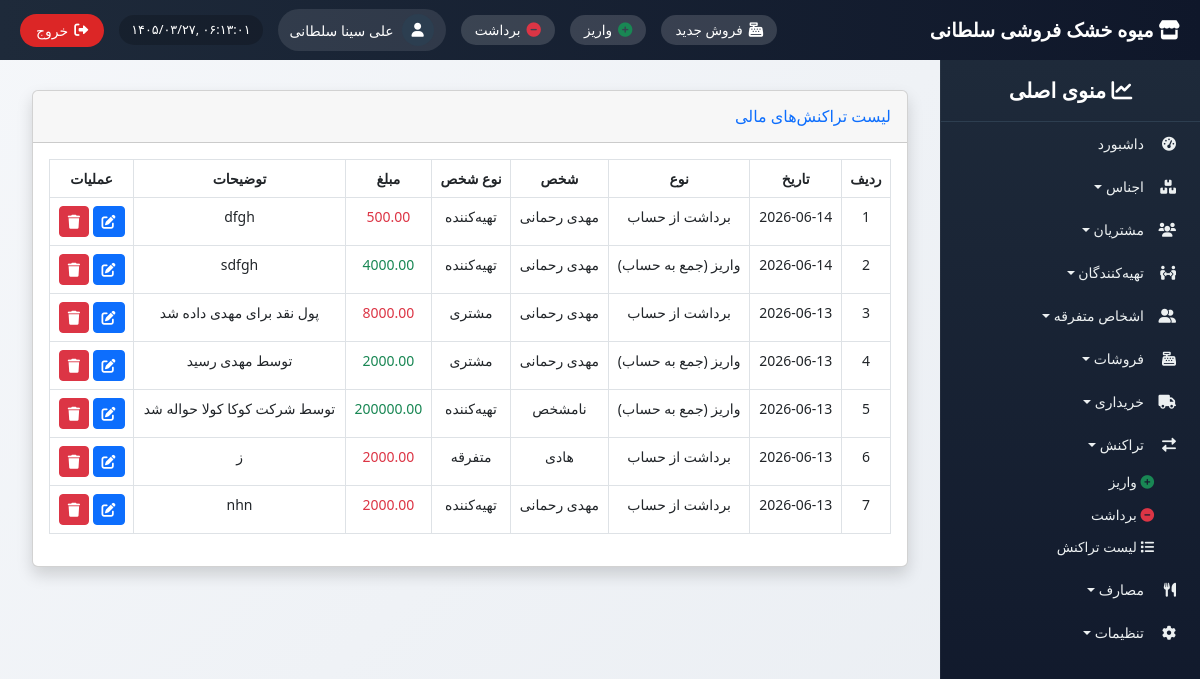
Page /transactions/ (signed in) on the committed database.
### transactions/models.py (models this page shows, shortened)
class FinancialTransaction(models.Model):
    TRANSACTION_TYPES = [
        ('IN', 'واریز (جمع به حساب)'),
        ('OUT', 'برداشت از حساب'),
    ]
    PERSON_TYPES = [
        ('CUSTOMER', 'مشتری'),
        ('SUPPLIER', 'تهیه‌کننده'),
        ('MISC', 'متفرقه'),
    ]
    transaction_date = models.DateField(verbose_name="تاریخ تراکنش")
    amount = models.DecimalField(max_digits=12, decimal_places=2, verbose_name="مبلغ")
    transaction_type = models.CharField(max_length=3, choices=TRANSACTION_TYPES, verbose_name="نوع تراکنش")
    person_type = models.CharField(max_length=10, choices=PERSON_TYPES, verbose_name="نوع شخص")
    customer = models.ForeignKey(Customer, on_delete=models.SET_NULL, null=True, blank=True, verbose_name="مشتری")
    supplier = models.ForeignKey(Supplier, on_delete=models.SET_NULL, null=True, blank=True, verbose_name="تهیه‌کننده")
    misc_person = models.ForeignKey(MiscPerson, on_delete=models.SET_NULL, null=True, blank=True, verbose_name="شخص متفرقه")
    description = models.CharField(max_length=255, blank=True, verbose_name="توضیحات")
    date_created = models.DateTimeField(auto_now_add=True, verbose_name="تاریخ ثبت در سیستم")
    created_by = models.ForeignKey(User, on_delete=models.SET_NULL, null=True, verbose_name="ثبت کننده")
    def get_person_name(self):
        if self.person_type == 'CUSTOMER' and self.customer:
            return self.customer.name
        elif self.person_type == 'SUPPLIER' and self.supplier:
            return self.supplier.name
        elif self.person_type == 'MISC' and self.misc_person:
            return self.misc_person.name
        return "نامشخص"
    class Meta:
        verbose_name = "تراکنش مالی"
        verbose_name_plural = "تراکنش‌های مالی"
        ordering = ['-transaction_date']

### suppliers/models.py (models this page shows, shortened)
class Supplier(models.Model):
    name = models.CharField(max_length=200, verbose_name="نام تهیه‌کننده")
    phone = models.CharField(max_length=20, blank=True, verbose_name="شماره تماس")
    currency = models.ForeignKey(Currency, on_delete=models.PROTECT, verbose_name="واحد پول")
    address = models.TextField(blank=True, verbose_name="آدرس")
    created_at = models.DateTimeField(auto_now_add=True, verbose_name="تاریخ ثبت")
    class Meta:
        verbose_name = "تهیه‌کننده"
        verbose_name_plural = "تهیه‌کنندگان"

### customers/models.py (models this page shows, shortened)
class Customer(models.Model):
    name = models.CharField(max_length=200, verbose_name="نام مشتری")
    phone = models.CharField(max_length=20, blank=True, verbose_name="شماره تماس")
    currency = models.ForeignKey(Currency, on_delete=models.PROTECT, verbose_name="واحد پول")
    address = models.TextField(blank=True, verbose_name="آدرس")
    created_at = models.DateTimeField(auto_now_add=True, verbose_name="تاریخ ثبت")
    class Meta:
        verbose_name = "مشتری"
        verbose_name_plural = "مشتریان"

### misc_persons/models.py (models this page shows, shortened)
class MiscPerson(models.Model):
    name = models.CharField(max_length=200, verbose_name="نام شخص")
    phone = models.CharField(max_length=20, blank=True, verbose_name="شماره تماس")
    currency = models.ForeignKey(Currency, on_delete=models.PROTECT, verbose_name="واحد پول")
    address = models.TextField(blank=True, verbose_name="آدرس")
    created_at = models.DateTimeField(auto_now_add=True, verbose_name="تاریخ ثبت")
    class Meta:
        verbose_name = "شخص متفرقه"
        verbose_name_plural = "اشخاص متفرقه"

### transactions/views.py (the view)
# urls.py: path('', views.transaction_list, name='transaction_list'),
@login_required
def transaction_list(request):
    transactions = FinancialTransaction.objects.all().order_by('-transaction_date')
    return render(request, 'transactions/transaction_list.html', {'transactions': transactions})

### common/templatetags/jcal.py (called while the page is built)
@register.filter
def to_jalali(date):
    if not date:
        return ""
    try:
        jalali_date = jdatetime.date.fromgregorian(date=date)
        month_names = ['حمل', 'ثور', 'جوزا', 'سرطان', 'اسد', 'سنبله',
                       'میزان', 'عقرب', 'قوس', 'جدی', 'دلو', 'حوت']
        return f"{jalali_date.day} {month_names[jalali_date.month - 1]} {jalali_date.year}"
    except:
        return str(date)

### templates/transactions/transaction_list.html (shortened to what this page needs)
{% extends 'base_with_sidebar.html' %}
{% load i18n %}
{% load jcal %}
{% block content %}
<div class="container-fluid">
    <div class="card shadow mb-4">
        <div class="card-header py-3">
            <h6 class="m-0 font-weight-bold text-primary">{% trans "لیست تراکنش‌های مالی" %}</h6>
        </div>
        <div class="card-body">
            <div class="table-responsive">
                <table class="table table-bordered table-hover text-center">
                    <thead>
                        <tr>
                            <th>{% trans "ردیف" %}</th>
                            <th>{% trans "تاریخ" %}</th>
                            <th>{% trans "نوع" %}</th>
                            <th>{% trans "شخص" %}</th>
                            <th>{% trans "نوع شخص" %}</th>
                            <th>{% trans "مبلغ" %}</th>
                            <th>{% trans "توضیحات" %}</th>
                            <th>{% trans "عملیات" %}</th>
                        </tr>
                    </thead>
                    <tbody>
                        {% for tr in transactions %}
                        <tr>
                            <td>{{ forloop.counter }}</td>
                            <td>{{ tr.transaction_date|to_jalali }}</td>
                            <td>{{ tr.get_transaction_type_display }}</td>
                            <td>{{ tr.get_person_name }}</td>
                            <td>{{ tr.get_person_type_display }}</td>
                            <td class="{% if tr.transaction_type == 'IN' %}text-success{% else %}text-danger{% endif %}">
                                {{ tr.amount|floatformat:2 }}
                            </td>
                            <td>{{ tr.description|default:"-" }}</td>
                            <td>
                                <a href="{% url 'transactions:transaction_edit' tr.id %}" class="btn btn-sm btn-primary">
                                    <i class="fas fa-edit"></i>
                                </a>
                                <a href="#" class="btn btn-sm btn-danger" onclick="confirmDelete({{ tr.id }})">
                                    <i class="fas fa-trash"></i>
                                </a>
                            </td>
                        </tr>
                        {% empty %}
                        <tr><td colspan="8" class="text-center">{% trans "هیچ تراکنشی ثبت نشده است." %}<\/td></tr>
                        {% endfor %}
                    </tbody>
                </table>
            </div>
        </div>
    </div>
</div>
{% endblock %}

### templates/base_with_sidebar.html (shortened to what this page needs)
<!DOCTYPE html>
{% load i18n static %}
{% get_current_language as LANGUAGE_CODE %}
<html lang="fa" dir="rtl">
<head>
    <link href="https://cdn.jsdelivr.net/npm/bootstrap@5.2.3/dist/css/bootstrap.rtl.min.css" rel="stylesheet">
    <link rel="stylesheet" href="https://cdnjs.cloudflare.com/ajax/libs/font-awesome/6.0.0/css/all.min.css">
    <link href="https://cdn.jsdelivr.net/gh/rastikerdar/vazir-font@v30.1.0/dist/font-face.css" rel="stylesheet">
</head>
<body>
    <div class="top-navbar">
        <div class="store-name"><i class="fas fa-store"></i> میوه خشک فروشی سلطانی</div>
        <div class="top-nav-left">
            <a href="{% url 'sales:new_sale' %}" class="shortcut-btn" title="فروش جدید"><i class="fas fa-cash-register"></i><span> فروش جدید</span></a>
            <a href="{% url 'transactions:transaction_create_in' %}" class="shortcut-btn" title="واریز"><i class="fas fa-plus-circle text-success"></i><span> واریز</span></a>
            <a href="{% url 'transactions:transaction_create_out' %}" class="shortcut-btn" title="برداشت"><i class="fas fa-minus-circle text-danger"></i><span> برداشت</span></a>
            <div class="admin-info">
                <div class="admin-avatar"><i class="fas fa-user"></i></div>
                <span class="admin-name">{{ user.get_full_name|default:user.username }}</span>
            </div>
            <div class="datetime" id="current-datetime"></div>
            <button type="button" class="logout-btn" id="logoutTrigger"><i class="fas fa-sign-out-alt"></i> <span>خروج</span></button>
        </div>
    </div>
    <div class="sidebar" id="sidebar">
        <div class="sidebar-header"><i class="fas fa-chart-line"></i> منوی اصلی</div>
        <ul class="nav flex-column">
            <li class="nav-item"><a class="nav-link" href="{% url 'dashboard' %}"><i class="fas fa-tachometer-alt"></i> داشبورد</a></li>
            <li class="nav-item dropdown-toggle" data-menu="products"><i class="fas fa-boxes"></i> اجناس</li>
            <li class="nav-item dropdown-toggle" data-menu="customers"><i class="fas fa-users"></i> مشتریان</li>
            <li class="nav-item dropdown-toggle" data-menu="suppliers"><i class="fas fa-people-arrows"></i> تهیه‌کنندگان</li>
            <li class="nav-item dropdown-toggle" data-menu="misc"><i class="fas fa-user-friends"></i> اشخاص متفرقه</li>
            <li class="nav-item dropdown-toggle" data-menu="sales"><i class="fas fa-cash-register"></i> فروشات</li>
            <li class="nav-item dropdown-toggle" data-menu="purchases"><i class="fas fa-truck"></i> خریداری</li>
            <li class="nav-item dropdown-toggle" data-menu="transactions"><i class="fas fa-exchange-alt"></i> تراکنش</li>
            <ul class="submenu" id="transactionsSubmenu">
                <li><a href="{% url 'transactions:transaction_create_in' %}"><i class="fas fa-plus-circle text-success"></i> واریز</a></li>
                <li><a href="{% url 'transactions:transaction_create_out' %}"><i class="fas fa-minus-circle text-danger"></i> برداشت</a></li>
                <li><a href="{% url 'transactions:transaction_list' %}"><i class="fas fa-list"></i> لیست تراکنش</a></li>
            </ul>
            <li class="nav-item dropdown-toggle" data-menu="expenses"><i class="fas fa-utensils"></i> مصارف</li>
            <li class="nav-item dropdown-toggle" data-menu="settings"><i class="fas fa-cog"></i> تنظیمات</li>
        </ul>
    </div>
    <div class="content">
        {% block content %}{% endblock %}
    </div>
</body>
</html>

### templates/base_with_sidebar.html (style rules this page uses)
* { font-family: 'Vazir', 'Tahoma', 'Segoe UI', sans-serif; }
body { background: linear-gradient(135deg, #f5f7fa 0%, #e9edf2 100%); font-size: 14px; padding-top: 70px; margin: 0; height: 100vh; overflow: hidden; }
.top-navbar { position: fixed; top: 0; right: 0; left: 0; height: 60px; background: linear-gradient(90deg, #1e2a3a 0%, #0f172a 100%); z-index: 1050; display: flex; align-items: center; justify-content: space-between; padding: 0 20px; color: white; }
.store-name { font-size: 1.2rem; font-weight: 700; }
.top-nav-left { display: flex; align-items: center; gap: 15px; }
.admin-info { display: flex; align-items: center; gap: 8px; background: rgba(255,255,255,0.1); padding: 5px 12px; border-radius: 40px; }
.admin-avatar { width: 32px; height: 32px; background: #2c3e50; border-radius: 50%; display: flex; align-items: center; justify-content: center; }
.datetime { direction: ltr; background: rgba(0,0,0,0.2); padding: 5px 12px; border-radius: 40px; font-size: 0.8rem; }
.logout-btn { background-color: #dc2626; color: white; border: none; padding: 6px 16px; border-radius: 40px; display: flex; align-items: center; gap: 6px; }
.shortcut-btn { background: rgba(255,255,255,0.15); border: none; color: white; padding: 5px 14px; border-radius: 40px; font-size: 0.85rem; font-weight: 500; transition: 0.2s; display: inline-flex; align-items: center; gap: 6px; text-decoration: none; }
.shortcut-btn i { font-size: 0.9rem; }
.sidebar { position: fixed; top: 60px; right: 0; height: calc(100vh - 60px); width: 260px; background: linear-gradient(180deg, #1e2a3a 0%, #0f172a 100%); color: white; overflow-y: auto; z-index: 1000; transition: 0.3s; border-left: 1px solid rgba(255,255,255,0.05); }
.sidebar-header { padding: 15px 20px; font-size: 1.3rem; font-weight: 600; border-bottom: 1px solid #2d3e50; text-align: center; }
.sidebar .nav-link, .dropdown-toggle { color: #ecf0f1; padding: 8px 16px; border-radius: 10px; margin: 3px 8px; display: flex; align-items: center; cursor: pointer; text-decoration: none; }
.sidebar .nav-link i, .dropdown-toggle i { width: 24px; margin-left: 8px; }
.submenu { list-style: none; padding-right: 30px; display: none; margin-bottom: 5px; }
.submenu li a { color: #ecf0f1; display: block; padding: 6px 16px; text-decoration: none; font-size: 0.85rem; border-radius: 8px; }
.submenu.show { display: block; }
.content { margin-right: 260px; padding: 20px; height: calc(100vh - 60px); overflow-y: auto; }

### rows in the picture
FinancialTransaction: transaction_date|to_jalali "2026-06-14", transaction_type "برداشت از حساب", get_person_name "مهدی رحمانی", person_type "تهیه‌کننده", amount "500.00", description "dfgh"
FinancialTransaction: transaction_date|to_jalali "2026-06-14", transaction_type "واریز (جمع به حساب)", get_person_name "مهدی رحمانی", person_type "تهیه‌کننده", amount "4000.00", description "sdfgh"
FinancialTransaction: transaction_date|to_jalali "2026-06-13", transaction_type "برداشت از حساب", get_person_name "مهدی رحمانی", person_type "مشتری", amount "8000.00", description "پول نقد برای مهدی داده شد"
FinancialTransaction: transaction_date|to_jalali "2026-06-13", transaction_type "واریز (جمع به حساب)", get_person_name "مهدی رحمانی", person_type "مشتری", amount "2000.00", description "توسط مهدی رسید"
FinancialTransaction: transaction_date|to_jalali "2026-06-13", transaction_type "واریز (جمع به حساب)", get_person_name "نامشخص", person_type "تهیه‌کننده", amount "200000.00", description "توسط شرکت کوکا کولا حواله شد"
FinancialTransaction: transaction_date|to_jalali "2026-06-13", transaction_type "برداشت از حساب", get_person_name "هادی", person_type "متفرقه", amount "2000.00", description "ز"
FinancialTransaction: transaction_date|to_jalali "2026-06-13", transaction_type "برداشت از حساب", get_person_name "مهدی رحمانی", person_type "تهیه‌کننده", amount "2000.00", description "nhn"

### other values in the picture
{{ user.get_full_name|default:user.username }} "علی سینا سلطانی"
